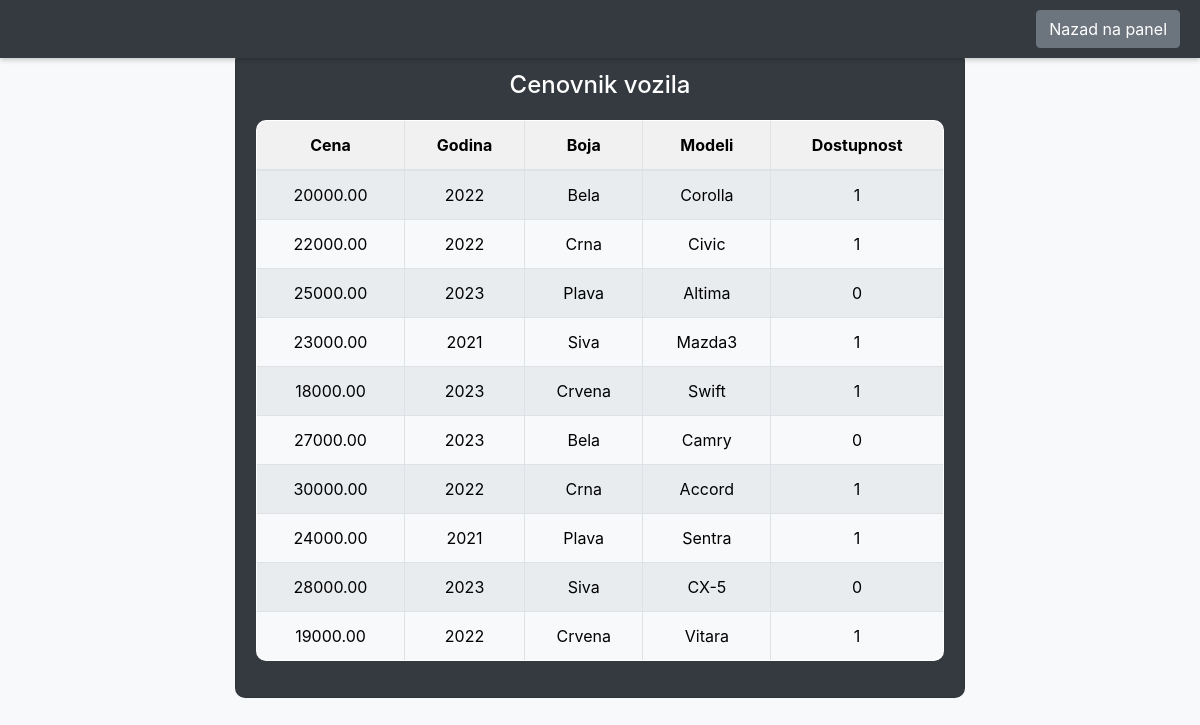
Screenshot of /cenovnik.php with the database file from the repository.
### tables this page shows
CREATE TABLE `vozila` (
  `VoziloID` int(11) NOT NULL,
  `ModelID` int(11) DEFAULT NULL,
  `Cena` decimal(10,2) NOT NULL,
  `Godina` int(11) NOT NULL,
  `Boja` varchar(50) NOT NULL,
  `Dostupnost` tinyint(1) NOT NULL
);

CREATE TABLE `modeli` (
  `ModelID` int(11) NOT NULL,
  `Ime` varchar(100) NOT NULL,
  `ProizvodjacID` int(11) DEFAULT NULL,
  `slika` varchar(255) NOT NULL
);

### cenovnik.php (the view, shortened to what this page needs)
<!DOCTYPE html>
<html lang="en">
<head>
    <link rel="stylesheet" href="https://stackpath.bootstrapcdn.com/bootstrap/4.1.3/css/bootstrap.min.css">
</head>
<body>
    <div class="fixed-header text-right text-white">
        <a href="panel.php" class="btn btn-secondary back-to-panel">Nazad na panel</a>
    </div>
    <div class="container">
        <div class="row justify-content-center">
            <div class="col-8">
                <div class="table-container card text-white bg-dark">
                    <h4 class="text-center">Cenovnik vozila</h4>
                    <table class="table table-bordered table-striped">
                        <thead>
                            <tr>
                                <th scope="col" style="color: black">Cena</th>
                                <th scope="col" style="color: black">Godina</th>
                                <th scope="col" style="color: black">Boja</th>
                                <th scope="col" style="color: black">Modeli</th>
                                <th scope="col" style="color: black">Dostupnost</th>
                            </tr>
                        </thead>
                        <tbody>
                            <?php
                            require ("./php/povezivanje.php");
                            $sql = "SELECT vozila.*, modeli.Ime AS modeli FROM vozila JOIN modeli ON vozila.ModelID = modeli.ModelID";
                            $rezultat = $mysqli->query($sql);
                            while ($rez = mysqli_fetch_assoc($rezultat)) {
                                echo '<tr>';
                                echo '<td>' . $rez["Cena"] . '</td>';
                                echo '<td>' . $rez["Godina"] . '</td>';
                                echo '<td>' . $rez["Boja"] . '</td>';
                                echo '<td>' . $rez["modeli"] . '</td>';
                                echo '<td>' . $rez["Dostupnost"] . '</td>';
                                echo '</tr>';
                            }
                            ?>
                        </tbody>
                    </table>
                </div>
            </div>
        </div>
    </div>

### cenovnik.php (style rules this page uses)
body { background-color: #f8f9fa; }
.table-container { background-color: #343a40; padding: 20px; border-radius: 10px; margin-top: 50px; }
.table { background-color: #ffffff; border-radius: 10px; overflow: hidden; }
.table th, .table td { text-align: center; vertical-align: middle; color: black; }
.table th { background-color: #f1f1f1; }
.table-striped tbody tr:nth-of-type(odd) { background-color: #e9ecef; }
.table-striped tbody tr:nth-of-type(even) { background-color: #f8f9fa; }
.table-container h4 { color: #ffffff; margin-bottom: 20px; }
.fixed-header { position: fixed; top: 0; right: 0; width: 100%; background-color: #343a40; padding: 10px 20px; z-index: 1000; box-shadow: 0 2px 5px rgba(0, 0, 0, 0.2); }
.back-to-panel { color: #ffffff; }

### rows the page displays
vozila: Cena "20000.00", Godina "2022", Boja "Bela", ModelID.Ime "Corolla", Dostupnost "1"
vozila: Cena "22000.00", Godina "2022", Boja "Crna", ModelID.Ime "Civic", Dostupnost "1"
vozila: Cena "25000.00", Godina "2023", Boja "Plava", ModelID.Ime "Altima", Dostupnost "0"
vozila: Cena "23000.00", Godina "2021", Boja "Siva", ModelID.Ime "Mazda3", Dostupnost "1"
vozila: Cena "18000.00", Godina "2023", Boja "Crvena", ModelID.Ime "Swift", Dostupnost "1"
vozila: Cena "27000.00", Godina "2023", Boja "Bela", ModelID.Ime "Camry", Dostupnost "0"
vozila: Cena "30000.00", Godina "2022", Boja "Crna", ModelID.Ime "Accord", Dostupnost "1"
vozila: Cena "24000.00", Godina "2021", Boja "Plava", ModelID.Ime "Sentra", Dostupnost "1"
vozila: Cena "28000.00", Godina "2023", Boja "Siva", ModelID.Ime "CX-5", Dostupnost "0"
vozila: Cena "19000.00", Godina "2022", Boja "Crvena", ModelID.Ime "Vitara", Dostupnost "1"
